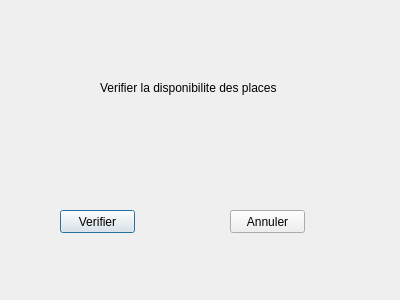
<?xml version="1.0" encoding="UTF-8"?>
<ui version="4.0">
 <class>verifier</class>
 <widget class="QDialog" name="verifier">
  <property name="geometry">
   <rect>
    <x>0</x>
    <y>0</y>
    <width>400</width>
    <height>300</height>
   </rect>
  </property>
  <property name="windowTitle">
   <string>Dialog</string>
  </property>
  <widget class="QLabel" name="label_3">
   <property name="geometry">
    <rect>
     <x>100</x>
     <y>80</y>
     <width>281</width>
     <height>16</height>
    </rect>
   </property>
   <property name="text">
    <string>Verifier la disponibilite des places</string>
   </property>
  </widget>
  <widget class="QPushButton" name="pushButton">
   <property name="geometry">
    <rect>
     <x>60</x>
     <y>210</y>
     <width>75</width>
     <height>23</height>
    </rect>
   </property>
   <property name="text">
    <string>Verifier</string>
   </property>
  </widget>
  <widget class="QPushButton" name="pushButton_2">
   <property name="geometry">
    <rect>
     <x>230</x>
     <y>210</y>
     <width>75</width>
     <height>23</height>
    </rect>
   </property>
   <property name="text">
    <string>Annuler</string>
   </property>
  </widget>
 </widget>
 <resources/>
 <connections/>
</ui>
